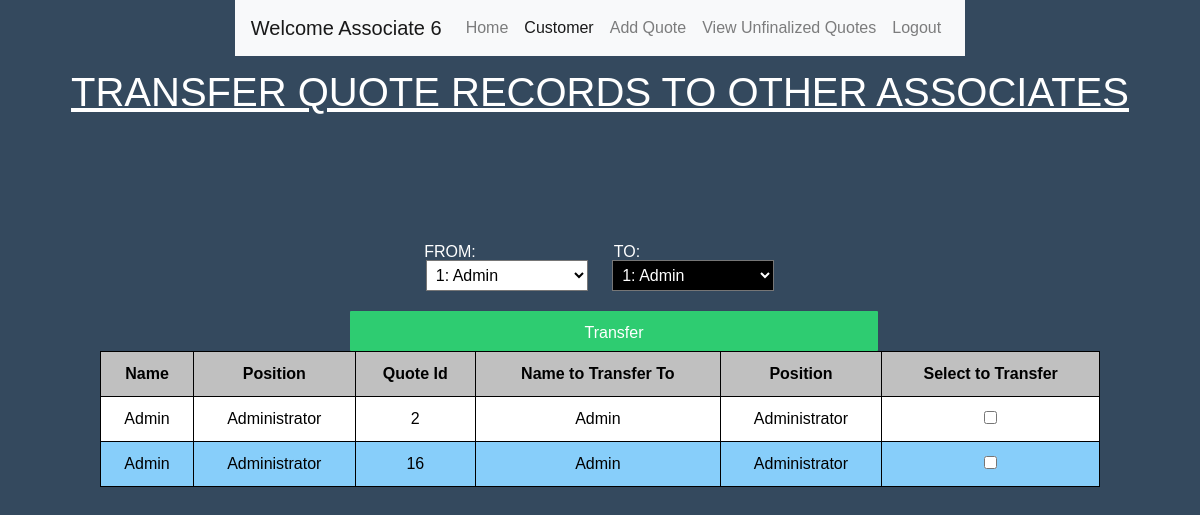
Screenshot of /transferQuote.php (signed in) with the database file from the repository.
### tables this page shows
create table Quote(
    Quote_Id  INT            NOT NULL PRIMARY KEY AUTO_INCREMENT,
    User_Id   INT            NOT NULL,
    Cust_Id   INT            NOT NULL,
    SNote     VARCHAR(1000),
    Status    CHAR(11)       NOT NULL DEFAULT "Unfinalized",
    Date      DATETIME       NOT NULL DEFAULT CURRENT_TIMESTAMP,
    Discount  DECIMAL(15,2),
    Percent   BOOLEAN,

    foreign key(User_Id) references Associate(User_Id)
);

create table Associate(
    User_Id  INT             NOT NULL PRIMARY KEY AUTO_INCREMENT,
    Name     CHAR(50)        NOT NULL,
    Password VARCHAR(50)     NOT NULL,
    Accu_Com DECIMAL(15,2)   NOT NULL,
    Address  VARCHAR(100)    NOT NULL,
    Pos      INT             NOT NULL DEFAULT 0
);

### transferQuote.php (the view, shortened to what this page needs)
<!DOCTYPE html>
<html>
<head>
<link rel="stylesheet" href="https://stackpath.bootstrapcdn.com/bootstrap/4.3.1/css/bootstrap.min.css">
<link rel="stylesheet" href="manage.css">
</head>
<body>
  <?php require "navbar.php"?>
    <h1>TRANSFER QUOTE RECORDS TO OTHER ASSOCIATES</h1>
    <br>
    <p class="MYP" id="FROM">FROM:</p>
    <p class="MYP" id="TO">TO:</p>
</body>
<?php
  $getAssocInfo = "select User_Id, Name from Associate;";
  $result2 = $pdo->query($getAssocInfo);
  $getAssocInfo2 = "select User_Id, Name from Associate;";
  $result3 = $pdo->query($getAssocInfo2);
  if (isset($_POST['Asso1']))
  {
    $getQuoteRecord = "select Associate.User_Id, Name, Pos, Quote_Id, Status from Associate, Quote
    where Associate.User_Id = ".$_POST['Asso1']." and Quote.User_Id = ".$_POST['Asso1'].";";
    $User_Id = $_POST['Asso1'];
    $User_Id2 = $_POST['Asso2'];
  }
  else
  {
    $get1Assoc = "select User_Id from Associate;";
    $get1 = $pdo->query($get1Assoc);
    $getFirst = $get1->fetch();
    $first = $getFirst['User_Id'];
    $getQuoteRecord = "select Associate.User_Id, Name, Pos, Quote_Id, Status from Associate, Quote
    where Associate.User_Id = ".$first." and Quote.User_Id = ".$first.";";
  }
  $result = $pdo->query($getQuoteRecord);
?>
  <form action="" method="POST" id="AssoForm">
    <select id="Asso1" class="CUSTOMSELECT" name="Asso1" onchange="submit()">
      <?php while ($AssocInfo = $result2->fetch()):?>
        <option <?php if (isset($User_Id)){if ($User_Id == $AssocInfo['User_Id']) {echo "selected";}} else if (isset($first)){ if ($first == $AssocInfo['User_Id']) {echo "selected";}}?> value=<?php echo "\"".$AssocInfo['User_Id']."\"";?>><?php echo $AssocInfo['User_Id'].": ".$AssocInfo['Name'];?></option>
      <?php endwhile;?>
    </select>
    <select id="Asso2" class="CUSTOMSELECT" name="Asso2" onchange="submit()">
      <?php while ($AssocInfo2 = $result3->fetch()):?>
        <option <?php if (isset($User_Id2)){if ($User_Id2 == $AssocInfo2['User_Id']) {echo "selected";}} ?> value=<?php echo "\"".$AssocInfo2['User_Id']."\"";?>><?php echo $AssocInfo2['User_Id'].": ".$AssocInfo2['Name'];?></option>
      <?php endwhile;?>
    </select>
  </form>
  <?php
    if (isset($User_Id2)) {$Id2 = $User_Id2;} else {$Id2 = $first;}
    $getA2Name = "select Name, Pos from Associate where User_Id = ".$Id2.";";
    $result4 = $pdo->query($getA2Name);
    $A2Name = $result4->fetch();
    $Name2 = $A2Name['Name'];
    $Pos2 = $A2Name['Pos'];
  ?>
<form action = "processTransfer.php" method = "POST">
  <table>
    <tr align: left;>
      <th>Name</th>
      <th>Position</th>
      <th>Quote Id</th>
      <th>Name to Transfer To</th>
      <th>Position</th>
      <th>Select to Transfer</th>
    </tr>
    <?php while ($QuoteInfo = $result->fetch()):?>
      <tr>
        <td><?php echo $QuoteInfo['Name'];?></td>
        <td><?php if ($QuoteInfo['Pos'] == 2) {echo "Administrator";} else if ($QuoteInfo['Pos'] == 1) {echo "Employee";} else {echo "Associate";}?></td>
        <td><?php echo $QuoteInfo['Quote_Id'];?></td>
        <td><?php echo $Name2;?></td>
        <td><?php if ($Pos2 == 2) {echo "Administrator";} else if ($Pos2 == 1) {echo "Employee";} else {echo "Associate";}?></td>
        <td>
          <input type="checkbox" name='QId[]' value=<?php echo "\"".$QuoteInfo['Quote_Id']."\"";?>>
        </td>
      </tr>
    <?php endwhile;?>
        <input type="submit" class="SUBMIT" name="Transfer Quotes" value="Transfer"/>
  </table>
</form>
</html>

### manage.css (style rules this page uses)
* { margin:0; padding: 0; font-family: sans-serif; box-sizing: border-box; }
body { height: 50vh; display: grid; place-items: center; background: #34495e; }
table { width: 1000px; }
table, td, th { padding: 10px; border: 1px solid black; border-collapse: collapse; text-align: center; }
td { font-size: 16px; }
th { background-color:silver; color:black; }
tr:nth-child(odd) { background-color:lightskyblue; color:black; }
tr:nth-child(even) { background-color:white; color:black; }
h1 { color:white; text-decoration: underline; text-transform: uppercase; font-weight: 500; padding:12px; }
.SUBMIT { width:20%; background:#2ecc71; color:white; border: 0; padding:10px; border-radius:1px; height: 40px; width: 528px; position:relative; left:250px; }
.CUSTOMSELECT { margin-top: 20px; padding:5px; background:black; margin-bottom: 20px; color:white; }
#Asso1 { margin-right:20px; background:white; color:black; }
.MYP { color:white; }
#FROM { position:relative; left:-150px; top:80px; }
#TO { position:relative; left:27px; top:40px; }

### rows the page displays
quote: User_Id.Name "Admin", Quote_Id "2"
quote: User_Id.Name "Admin", Quote_Id "16"

### other values shown
$_SESSION["user_id"] "6"
form field Asso1 "1: Admin"
form field Asso2 "1: Admin"
